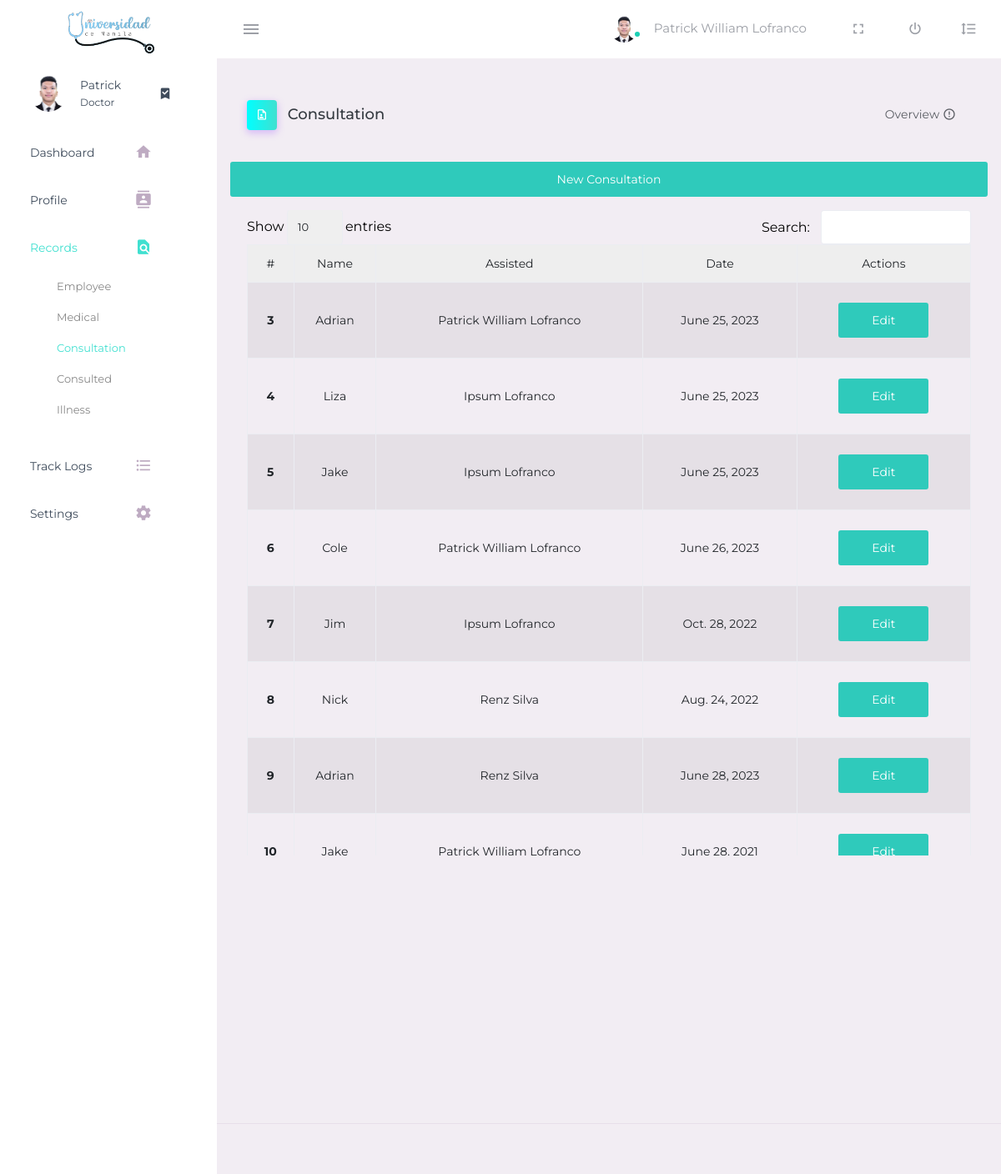
The app's page /consultation (signed in) with its own data.
### authentication/models.py (models this page shows, shortened)
class Employee(models.Model):
    empID = models.AutoField(primary_key=True)
    empName = models.CharField(max_length=100, null=False, blank=False)
    empRole = models.CharField(max_length=10, null=False, blank=False)
    empPhoneNum = models.IntegerField(max_length=11, null=False, blank=False, default=0)

class ConsultData(models.Model):
    consultID = models.AutoField(primary_key=True)
    patientName = models.CharField(max_length=100, null=False, blank=False)
    assistName = models.CharField(max_length=100, null=False, blank=False)
    patientRole = models.CharField(max_length=50, null=False, blank=False)
    dateConsult = models.DateField(max_length=140, default='0000-00-00', null=False)
    illness = models.CharField(max_length=50, default="Ongoing")

### authentication/views.py (the view, shortened to what this page needs)
# urls.py: path('consultation', views.consultation, name="consultation"),
def consultation(request):
    if not request.user.is_authenticated:
        return redirect('home')
    consult_data = ConsultData.objects.all()
    illness_data = Illness.objects.all()
    return render(request, 'authentication/consultation.html', {'consult_data': consult_data, 'employee_data': get_employee_data(), 'illness_data': illness_data})

### authentication/templatetags/custom_filters.py (called while the page is built)
@register.filter
def split_name(value):
    names = value.split(" ")
    return names[0]

### authentication/views.py (called while the page is built)
def get_employee_data(): # Define function for Employee data
    employee_data = Employee.objects.all()
    return employee_data

### templates/authentication/consultation.html (shortened to what this page needs)
<!DOCTYPE html>
{% load static %}
{% load custom_filters %}
<html lang="en">
  <head>
    <link rel="stylesheet" href="https://cdnjs.cloudflare.com/ajax/libs/MaterialDesign-Webfont/7.2.96/css/materialdesignicons.min.css">
    <link rel="stylesheet" href="static/css/base.css">
  </head>
  <body>
    <div class="container-scroller">
      <nav class="navbar default-layout-navbar col-lg-12 col-12 p-0 fixed-top d-flex flex-row">
        <div class="text-center navbar-brand-wrapper d-flex align-items-center justify-content-center">
          <a class="navbar-brand brand-logo" href="index.html"><img src="static/img/udmclinic.png" alt="logo" /></a>
        </div>
        <div class="navbar-menu-wrapper d-flex align-items-stretch">
          <button class="navbar-toggler navbar-toggler align-self-center" type="button" data-toggle="minimize">
            <span class="mdi mdi-menu"></span>
          </button>
          <ul class="navbar-nav navbar-nav-right">
            <li class="nav-item nav-profile dropdown">
              <a class="nav-link dropdown-toggle" id="profileDropdown" href="#" data-bs-toggle="dropdown" aria-expanded="false">
                <div class="nav-profile-img">
                  <img src="static/img/lofranco.png" alt="image">
                  <span class="availability-status online"></span>
                </div>
                <div class="nav-profile-text">
                  <p class="mb-1 text-black">
                    {% for employee in employee_data %}
                      {% if employee.empID == user.id %}
                        {{employee.empName}}
                      {% endif %}
                    {% endfor %}
                  </p>
                </div>
              </a>
            </li>
            <li class="nav-item d-none d-lg-block full-screen-link">
              <a class="nav-link">
                <i class="mdi mdi-fullscreen" id="fullscreen-button"></i>
              </a>
            </li>
            <li class="nav-item nav-logout d-none d-lg-block">
              <a class="nav-link" href="/">
                <i class="mdi mdi-power"></i>
              </a>
            </li>
            <li class="nav-item nav-settings d-none d-lg-block">
              <a class="nav-link" href="#">
                <i class="mdi mdi-format-line-spacing"></i>
              </a>
            </li>
          </ul>
        </div>
      </nav>
      <div class="container-fluid page-body-wrapper">
        <nav class="sidebar sidebar-offcanvas" id="sidebar">
          <ul class="nav position-fixed">
            <li class="nav-item nav-profile">
              <a href="#" class="nav-link">
                <div class="nav-profile-image">
                  <img src="static/img/lofranco.png" alt="profile">
                </div>
                <div class="nav-profile-text d-flex flex-column">
                  {% for employee in employee_data %}
                    {% if employee.empID == user.id %}
                      <span class="font-weight-bolder mb-2" style="width:6.5vw;">
                        {{ employee.empName | split_name }}
                      </span>
                      <span class="text-secondary text-small">{{employee.empRole}}</span>
                    {% endif %}
                  {% endfor %}
                </div>
                <i class="mdi mdi-bookmark-check text-success nav-profile-badge"></i>
              </a>
            </li>
            <li class="nav-item">
              <a class="nav-link" href="base">
                <span class="menu-title">Dashboard</span>
                <i class="mdi mdi-home menu-icon"></i>
              </a>
            </li>
            <li class="nav-item">
              <a class="nav-link" href="profile">
                <span class="menu-title">Profile</span>
                <i class="mdi mdi-contacts menu-icon"></i>
              </a>
            </li>
            <li class="nav-item active">
                <a class="nav-link active" data-bs-toggle="collapse" href="#ui-basic" aria-expanded="false" aria-controls="ui-basic">
                  <span class="menu-title">Records</span>
                  <i class="mdi mdi-file-find menu-icon"></i>
                </a>
                <div class="collapse show" id="ui-basic">
                  <ul class="nav flex-column sub-menu">
                    <li class="nav-item"> <a class="nav-link" href="employee">Employee</a></li>
                    <li class="nav-item"> <a class="nav-link">Medical</a></li>
                    <li class="nav-item active"> <a class="nav-link active" href="consultation">Consultation</a></li>
                    <li class="nav-item"> <a class="nav-link" href="consulted">Consulted</a></li>
                    <li class="nav-item"> <a class="nav-link" href="illness">Illness</a></li>
                  </ul>
                </div>
              </li>
            <li class="nav-item">
              <a class="nav-link" href="tracklogs">
                <span class="menu-title">Track Logs</span>
                <i class="mdi mdi-format-list-bulleted menu-icon"></i>
              </a>
            </li>
            <li class="nav-item">
              <a class="nav-link" href="pages/charts/chartjs.html">
                <span class="menu-title">Settings</span>
                <i class="mdi mdi-cog menu-icon"></i>
              </a>
            </li>
          </ul>
        </nav>
        <div class="main-panel">
          <div class="content-wrapper">
            <div class="page-header">
              <h3 class="page-title">
                <span class="page-title-icon bg-gradient-primary text-white me-2">
                  <i class="mdi mdi-file-account-outline"></i>
                </span> Consultation
              </h3>
              <nav aria-label="breadcrumb">
                <ul class="breadcrumb">
                  <li class="breadcrumb-item active" aria-current="page">
                    Overview <i class="mdi mdi-alert-circle-outline icon-sm text-primary align-middle"></i>
                  </li>
                </ul>
              </nav>
            </div>
            <div class="row">
              <button type="button" id="addButton" class="btn btn-primary mb-3" data-bs-toggle="modal" data-bs-target="#myModal">
                New Consultation
              </button>
              <div class="table-wrapper-scroll-y my-custom-scrollbar consultDataTable">
                <div class="row" id="table-datatable">
                  <table id="example" class="table table-bordered table-striped mb-0" style="width:100%">
                    <thead class="sticky-header">
                        <tr>
                          <th>#</th>
                          <th>Name</th>
                          <th>Assisted</th>
                          <th>Date</th>
                          <th>Actions</th>
                        </tr>
                    </thead>
                    <tbody>
                      {% for record in consult_data %}
                        {% if record.illness == "Ongoing" %}
                          <tr>
                              <th scope="row">{{ record.consultID }}</th>
                              <td>{{ record.patientName }}</td>
                              <td>{{ record.assistName }}</td>
                              <td>{{ record.dateConsult }}</td>
                              <td>
                                  <button type="button" class="btn btn-primary" data-bs-toggle="modal" data-bs-target="#editModal{{record.patientName}}">Edit</button>
                              </td>
                          </tr>
                        {% endif %}
                      {% endfor %}
                  </tbody>
                </table>
              </div>
              </div>
            </div>
          </div>
          <footer class="footer">
          </footer>
        </div>
      </div>
    </div>
  </body>
</html>

### records on screen
Employee: empName "Patrick William Lofranco", empName|split_name "Patrick", empRole "Doctor"
ConsultData: consultID "3", patientName "Adrian", assistName "Patrick William Lofranco", dateConsult "June 25, 2023"
ConsultData: consultID "4", patientName "Liza", assistName "Ipsum Lofranco", dateConsult "June 25, 2023"
ConsultData: consultID "5", patientName "Jake", assistName "Ipsum Lofranco", dateConsult "June 25, 2023"
ConsultData: consultID "6", patientName "Cole", assistName "Patrick William Lofranco", dateConsult "June 26, 2023"
ConsultData: consultID "7", patientName "Jim", assistName "Ipsum Lofranco", dateConsult "Oct. 28, 2022"
ConsultData: consultID "8", patientName "Nick", assistName "Renz Silva", dateConsult "Aug. 24, 2022"
ConsultData: consultID "9", patientName "Adrian", assistName "Renz Silva", dateConsult "June 28, 2023"
ConsultData: consultID "10", patientName "Jake", assistName "Patrick William Lofranco", dateConsult "June 28, 2021"
